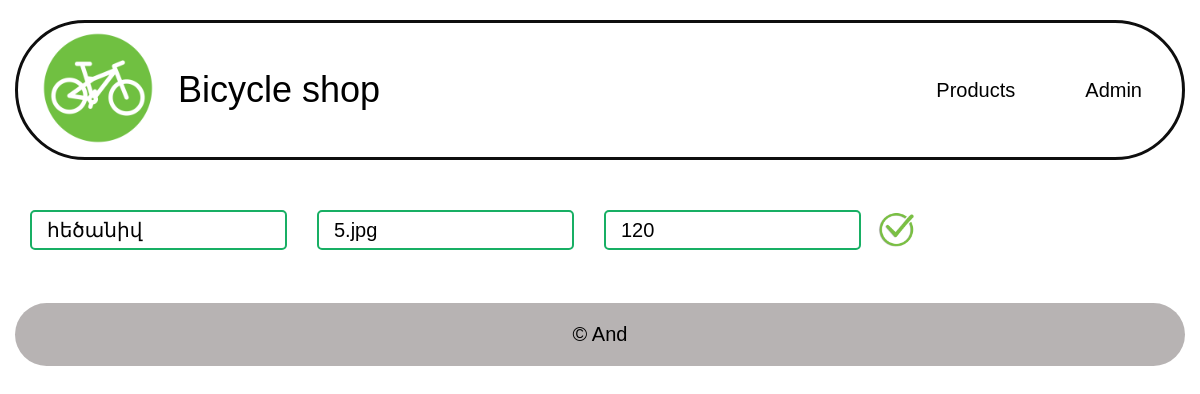
Page /admin/edit.php?id=28 on the earlier database version.
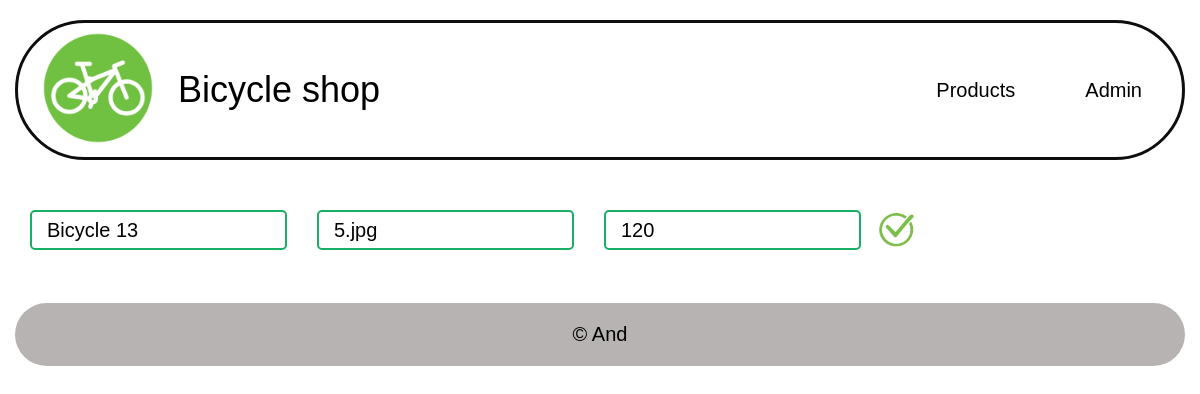
Same page on the later database version.
### tables this page shows
CREATE TABLE `products` (
  `id` int(13) NOT NULL,
  `title` text NOT NULL,
  `image` text NOT NULL,
  `price` int(13) NOT NULL
);

### admin/edit.php (the view, shortened to what this page needs)
<!DOCTYPE html>
<html lang="ru">
<head>
	<link rel="stylesheet" href="/css/style.css">
</head>
<body>
	<div class="wrapper">
		<?php
			require_once '../includes/header.php';
			require_once '../includes/connect.php';
			if ($connect) {
				$response = mysqli_query($connect, 'SELECT * FROM products WHERE id = ' . $_GET['id']);
				$item = mysqli_fetch_assoc($response);
			}
		?>
		<form action="update.php?id=<?php echo $item['id']; ?>" class="edit" method="post">
			<div class='edit__container container'>
				<input type="text" class="edit__input" name="title" placeholder="Title" value="<?php echo $item['title'] ?>">
				<input type="text" class="edit__input" name="image" placeholder="Image" value="<?php echo $item['image'] ?>">
				<input type="number" class="edit__input" name="price" placeholder="Price" value="<?php echo $item['price'] ?>">
				<button class="edit__btn">
					<img src="/images/icons/add.png" alt="">
				</button>
			</div>
		</form>
		<?php require_once '../includes/footer.php'; ?>
	</div>
</body>
</html>

Differences in the rows shown:
changed products "5.jpg": title "հեծանիվ" → "Bicycle 13"
